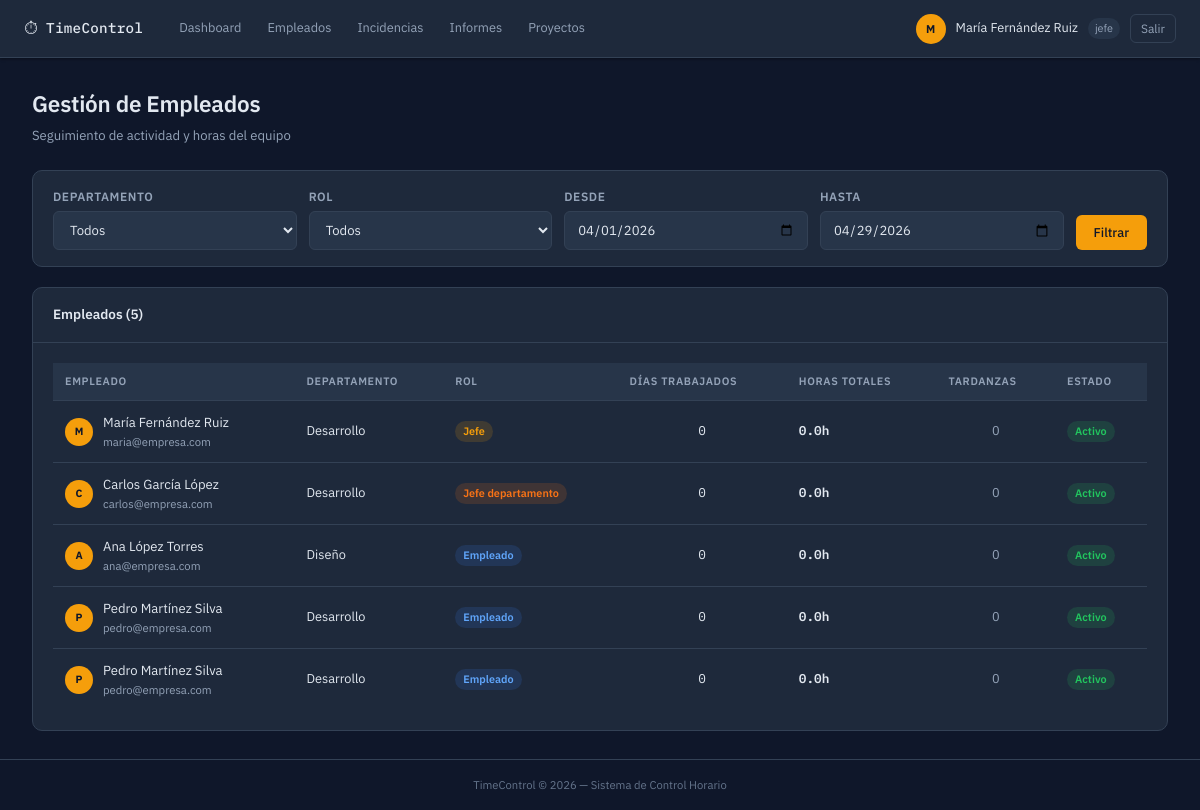
The app's page /?action=manager_empleados (signed in) with its own data.
### tables this page shows
CREATE TABLE usuarios (
    id INT AUTO_INCREMENT PRIMARY KEY,
    nombre VARCHAR(100) NOT NULL,
    apellidos VARCHAR(150) NOT NULL,
    email VARCHAR(200) NOT NULL UNIQUE,
    password VARCHAR(255) NOT NULL,
    rol ENUM('admin','empleado','jefe','jefe_departamento') NOT NULL DEFAULT 'empleado',
    activo TINYINT(1) NOT NULL DEFAULT 1,
    id_departamento INT,
    id_horario INT,
    avatar VARCHAR(255) DEFAULT NULL,
    creado_en TIMESTAMP DEFAULT CURRENT_TIMESTAMP,
    actualizado_en TIMESTAMP DEFAULT CURRENT_TIMESTAMP ON UPDATE CURRENT_TIMESTAMP,
    FOREIGN KEY (id_departamento) REFERENCES departamentos(id) ON DELETE SET NULL,
    FOREIGN KEY (id_horario) REFERENCES horarios(id) ON DELETE SET NULL
);

CREATE TABLE departamentos (
    id INT AUTO_INCREMENT PRIMARY KEY,
    nombre VARCHAR(100) NOT NULL,
    descripcion TEXT,
    creado_en TIMESTAMP DEFAULT CURRENT_TIMESTAMP
);

### app/controllers/ManagerController.php (called while the page is built, shortened)
<?php
class ManagerController {
    private Usuario $usuarioModel;
    public function __construct() {
        $this->usuarioModel     = new Usuario();
    }
    public function empleados(): void {
        $filtros  = [];
        $empleados     = $this->usuarioModel->getAll($filtros);
        $desde         = $_GET['desde'] ?? date('Y-m-01');
        $hasta         = $_GET['hasta'] ?? date('Y-m-d');
        include __DIR__ . '/../views/manager/empleados.php';
    }
}

### app/models/Fichaje.php (called while the page is built, shortened)
<?php
class Fichaje {
    private PDO $db;
    public function __construct() {
        $this->db = Database::getConnection();
    }
    public function getResumenDiario(int $idUsuario, string $desde = null, string $hasta = null): array {
        $desde = $desde ?? date('Y-m-01');
        $hasta = $hasta ?? date('Y-m-d');
        $stmt = $this->db->prepare(
            "SELECT
                DATE(timestamp) AS fecha,
                MIN(CASE WHEN tipo = 'entrada' THEN timestamp END) AS primera_entrada,
                MAX(CASE WHEN tipo = 'salida' THEN timestamp END) AS ultima_salida,
                COUNT(CASE WHEN tipo = 'entrada' THEN 1 END) AS num_entradas,
                COUNT(CASE WHEN tipo = 'salida' THEN 1 END) AS num_salidas,
                MAX(es_tardanza) AS hubo_tardanza,
                MAX(es_salida_anticipada) AS hubo_salida_anticipada
             FROM fichajes
             WHERE id_usuario = ? AND DATE(timestamp) BETWEEN ? AND ?
             GROUP BY DATE(timestamp)
             ORDER BY fecha DESC"
        );
        $stmt->execute([$idUsuario, $desde, $hasta]);
        $rows = $stmt->fetchAll();
        return $rows;
    }
}

### config/database.php (called while the page is built, shortened)
<?php
class Database {
    private static ?PDO $instance = null;
    public static function getConnection(): PDO {
        if (self::$instance === null) {
            $dsn = "mysql:host=" . DB_HOST . ";dbname=" . DB_NAME . ";charset=" . DB_CHARSET;
            $options = [
                PDO::ATTR_ERRMODE            => PDO::ERRMODE_EXCEPTION,
                PDO::ATTR_DEFAULT_FETCH_MODE => PDO::FETCH_ASSOC,
                PDO::ATTR_EMULATE_PREPARES   => false,
            ];
            try {
                self::$instance = new PDO($dsn, DB_USER, DB_PASS, $options);
            } catch (PDOException $e) {
                http_response_code(500);
                die(json_encode(['error' => 'Error de conexión a la base de datos']));
            }
        }
        return self::$instance;
    }
}

### app/models/Usuario.php (called while the page is built, shortened)
<?php
class Usuario {
    private PDO $db;
    public function __construct() {
        $this->db = Database::getConnection();
    }
    public function getAll(array $filtros = []): array {
        $sql = "SELECT u.*, d.nombre AS departamento_nombre, h.nombre AS horario_nombre
                FROM usuarios u
                LEFT JOIN departamentos d ON d.id = u.id_departamento
                LEFT JOIN horarios h ON h.id = u.id_horario
                WHERE 1=1";
        $params = [];
        $sql .= " ORDER BY u.apellidos, u.nombre";
        $stmt = $this->db->prepare($sql);
        $stmt->execute($params);
        return $stmt->fetchAll();
    }
}

### app/views/manager/empleados.php (the view, shortened to what this page needs)
<?php
include __DIR__ . '/../shared/header.php';
?>
<div class="page-header">
    <div>
        <h1 class="page-title">Gestión de Empleados</h1>
        <p class="page-subtitle">Seguimiento de actividad y horas del equipo</p>
    </div>
</div>
<div class="card filter-card">
    <form method="GET" action="" class="filter-form">
        <div class="filter-row">
            <div class="form-group">
                <label class="form-label">Departamento</label>
                <select name="departamento" class="form-input">
                    <option value="">Todos</option>
                </select>
            </div>
            <div class="form-group">
                <label class="form-label">Rol</label>
                <select name="rol" class="form-input">
                    <option value="">Todos</option>
                </select>
            </div>
            <div class="form-group">
                <label class="form-label">Desde</label>
                <input type="date" name="desde" class="form-input" value="<?= htmlspecialchars($desde) ?>">
            </div>
            <div class="form-group">
                <label class="form-label">Hasta</label>
                <input type="date" name="hasta" class="form-input" value="<?= htmlspecialchars($hasta) ?>">
            </div>
            <div class="form-group form-group-action">
                <button type="submit" class="btn btn-primary">Filtrar</button>
            </div>
        </div>
    </form>
</div>
<div class="card card-wide">
    <div class="card-header">
        <h3 class="card-title">Empleados (<?= count($empleados) ?>)</h3>
    </div>
    <div class="card-body">
        <?php if (empty($empleados)): ?>
            <p class="empty-state">No se encontraron empleados.</p>
        <?php else: ?>
            <table class="table">
                <thead>
                    <tr>
                        <th>Empleado</th>
                        <th>Departamento</th>
                        <th>Rol</th>
                        <th>Días trabajados</th>
                        <th>Horas totales</th>
                        <th>Tardanzas</th>
                        <th>Estado</th>
                    </tr>
                </thead>
                <tbody>
                    <?php foreach ($empleados as $emp): ?>
                        <tr>
                            <td>
                                <div class="user-cell">
                                    <div class="user-avatar-sm"><?= strtoupper(substr($emp['nombre'], 0, 1)) ?></div>
                                    <div>
                                        <div class="user-cell-name"><?= htmlspecialchars($emp['nombre'] . ' ' . $emp['apellidos']) ?></div>
                                        <div class="user-cell-email text-muted small"><?= htmlspecialchars($emp['email']) ?></div>
                                    </div>
                                </div>
                            </td>
                            <td class="text-muted"><?= htmlspecialchars($emp['departamento_nombre'] ?? '—') ?></td>
                            <td>
                                <span class="badge badge-rol-<?= $emp['rol'] ?>">
                                    <?= str_replace('_', ' ', ucfirst($emp['rol'])) ?>
                                </span>
                            </td>
                            <td class="center mono"><?= $emp['dias_trabajados'] ?></td>
                            <td class="mono bold"><?= number_format($emp['total_horas'], 1) ?>h</td>
                            <td class="center">
                                <?php if ($emp['tardanzas'] > 0): ?>
                                    <span class="badge badge-warn"><?= $emp['tardanzas'] ?></span>
                                <?php else: ?>
                                    <span class="text-muted">0</span>
                                <?php endif; ?>
                            </td>
                            <td>
                                <span class="badge <?= $emp['activo'] ? 'badge-ok' : 'badge-error' ?>">
                                    <?= $emp['activo'] ? 'Activo' : 'Inactivo' ?>
                                </span>
                            </td>
                        </tr>
                    <?php endforeach; ?>
                </tbody>
            </table>
        <?php endif; ?>
    </div>
</div>
<?php include __DIR__ . '/../shared/footer.php'; ?>

### public/css/style.css (style rules this page uses)
:root { --bg: #0f172a; --bg2: #1e293b; --bg3: #273549; --border: #334155; --border2: #475569; --text: #e2e8f0; --text2: #94a3b8; --text3: #64748b; --accent: #f59e0b; --accent2: #fbbf24; --blue: #3b82f6; --green: #22c55e; --red: #ef4444; --orange: #f97316; --yellow: #eab308; --radius: 6px; --radius-lg: 10px; --shadow: 0 1px 3px rgba(0,0,0,.4); --shadow-lg: 0 4px 20px rgba(0,0,0,.5); --font: 'IBM Plex Sans', system-ui, sans-serif; --mono: 'IBM Plex Mono', 'Fira Mono', monospace; --nav-h: 58px; }
*, *::before, *::after { box-sizing: border-box; margin: 0; padding: 0; }
html { font-size: 15px; scroll-behavior: smooth; }
body { font-family: var(--font); background: var(--bg); color: var(--text); min-height: 100vh; display: flex; flex-direction: column; line-height: 1.6; }
.page-header { display: flex; align-items: flex-start; justify-content: space-between; margin-bottom: 24px; gap: 16px; }
.page-title { font-size: 1.5rem; font-weight: 600; letter-spacing: -0.01em; color: var(--text); }
.page-subtitle { font-size: .875rem; color: var(--text2); margin-top: 3px; }
.card { background: var(--bg2); border: 1px solid var(--border); border-radius: var(--radius-lg); overflow: hidden; }
.card-wide { grid-column: 1 / -1; }
.card-header { padding: 16px 20px; border-bottom: 1px solid var(--border); display: flex; align-items: center; justify-content: space-between; }
.card-title { font-size: .9rem; font-weight: 600; color: var(--text); }
.card-body { padding: 20px; }
.table { width: 100%; border-collapse: collapse; font-size: .85rem; }
.table th { text-align: left; padding: 10px 12px; background: var(--bg3); color: var(--text2); font-size: .72rem; font-weight: 600; text-transform: uppercase; letter-spacing: .06em; border-bottom: 1px solid var(--border); }
.table td { padding: 11px 12px; border-bottom: 1px solid var(--border); color: var(--text); vertical-align: middle; }
.table tr:last-child td { border-bottom: none; }
.center { text-align: center; }
.mono { font-family: var(--mono); }
.bold { font-weight: 600; }
.small { font-size: .8rem; }
.text-muted { color: var(--text2); }
.badge { display: inline-flex; align-items: center; padding: 2px 8px; border-radius: 20px; font-size: .72rem; font-weight: 600; white-space: nowrap; }
.badge-ok { background: rgba(34,197,94,.15); color: var(--green); }
.badge-rol-empleado { background: rgba(59,130,246,.15); color: #60a5fa; }
.badge-rol-jefe { background: rgba(245,158,11,.15); color: var(--accent); }
.badge-rol-jefe_departamento { background: rgba(249,115,22,.15); color: var(--orange); }
.form-group { display: flex; flex-direction: column; gap: 5px; }
.form-label { font-size: .8rem; font-weight: 600; color: var(--text2); text-transform: uppercase; letter-spacing: .05em; }
.form-input { background: var(--bg3); border: 1px solid var(--border); border-radius: var(--radius); color: var(--text); padding: 9px 12px; font-family: var(--font); font-size: .875rem; transition: border-color .15s; width: 100%; }
.form-input::placeholder { color: var(--text3); }
select.form-input { cursor: pointer; }
.form-group-action { justify-content: flex-end; }
.filter-card { margin-bottom: 20px; }
.filter-form { padding: 16px 20px; }
.filter-row { display: flex; flex-wrap: wrap; align-items: flex-end; gap: 12px; }
.filter-row .form-group { min-width: 150px; flex: 1; }
.filter-row .form-group-action { flex: 0; min-width: max-content; }
.btn { display: inline-flex; align-items: center; justify-content: center; padding: 9px 18px; border-radius: var(--radius); font-size: .85rem; font-weight: 500; cursor: pointer; border: none; transition: all .15s; text-decoration: none; white-space: nowrap; font-family: var(--font); }
.btn-primary { background: var(--accent); color: var(--bg); }
.user-cell { display: flex; align-items: center; gap: 10px; }
.user-avatar-sm { width: 28px; height: 28px; border-radius: 50%; background: var(--accent); color: var(--bg); display: flex; align-items: center; justify-content: center; font-size: .7rem; font-weight: 700; flex-shrink: 0; }
.user-cell-name { font-size: .875rem; color: var(--text); }
.user-cell-email { font-size: .75rem; }

### records on screen
usuarios: nombre "M", nombre+apellidos "María Fernández Ruiz", email "maria@empresa.com", id_departamento.nombre "Desarrollo", rol "Jefe", dias_trabajados "0", total_horas "0.0", activo "Activo"
usuarios: nombre "C", nombre+apellidos "Carlos García López", email "carlos@empresa.com", id_departamento.nombre "Desarrollo", rol "Jefe departamento", dias_trabajados "0", total_horas "0.0", activo "Activo"
usuarios: nombre "A", nombre+apellidos "Ana López Torres", email "ana@empresa.com", id_departamento.nombre "Diseño", rol "Empleado", dias_trabajados "0", total_horas "0.0", activo "Activo"
usuarios: nombre "P", nombre+apellidos "Pedro Martínez Silva", email "pedro@empresa.com", id_departamento.nombre "Desarrollo", rol "Empleado", dias_trabajados "0", total_horas "0.0", activo "Activo"

### other values on screen
substr($_SESSION['user_nombre'] ?? 'U', 0, 1) "M"
$_SESSION['user_nombre'] "María Fernández Ruiz"
$rol "jefe"
count($empleados) "5"
